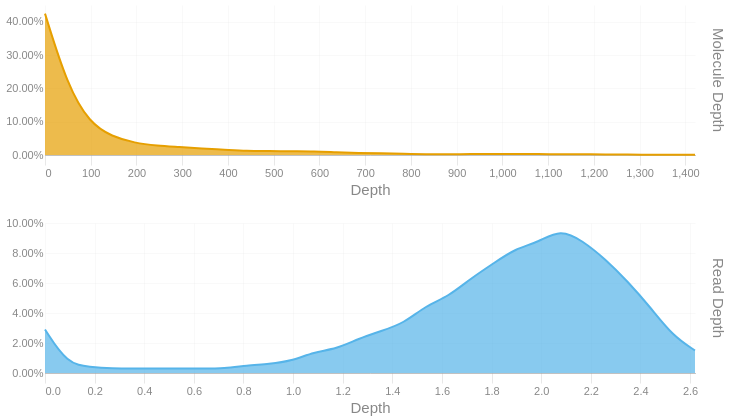

Source (notebook cell):
### Code cell
readdep = depth_hist(tb['Read Depth'], q99, 3)
readdep = readdep.with_columns(pl.lit('Read Depth').alias('Metric'))
if not SKIPLR:
    moldep = depth_hist(tb['Molecule Depth'], mol_q99, 1)
    moldep = moldep.with_columns(pl.lit('Molecule Depth').alias('Metric'))
    _hist = pl.concat([readdep, moldep])
    _hist = _hist.filter(pl.col('Proportion') != 0)
    with SafeRender(_hist):
        (
            alt.Chart(_hist)        
            .mark_area(interpolate = "basis")
            .encode(
                x=alt.X('Bin:Q').scale(domainMin=0).axis(alt.Axis(title='Depth')),
                y = alt.Y('Proportion:Q', title = None).axis(format = '.2%'),
                color = alt.Color('Metric:N').legend(None),
                row = alt.Row("Metric:N").header(title = None, labelOrient = 'right'),
                tooltip = [
                    alt.Tooltip("Metric:N", title = "Metric"),
                    alt.Tooltip('Interval:N', title = "Depth Interval"),
                    alt.Tooltip('Proportion:Q', title = "% Alignments").format('.2%')
                ]
            )
            .resolve_scale(x='independent', y='independent')
            .properties(
                height = 150, width = 650,
                usermeta={'embedOptions': {'downloadFileName': f'{samplename}.depth.hist'}}
            )
        ).display()
else:
    readdep = readdep.filter(pl.col('Proportion') != 0)
    with SafeRender(readdep):
        (
            alt.Chart(readdep)        
            .mark_area(interpolate = "basis")
            .encode(
                x=alt.X('Bin:Q').scale(domainMin=0).axis(alt.Axis(title='Depth')),
                y = alt.Y('Proportion:Q', title = None).axis(format = '.2%'),
                tooltip = [
                    alt.Tooltip('Interval:N', title = "Depth Interval"),
                    alt.Tooltip('Proportion:Q', title = "% Alignments").format('.2%')
                ]
            )
            .properties(
                usermeta={'embedOptions': {'downloadFileName': f'{samplename}.depth.hist'}}
            )
        ).display()

### Figure 1 — Vega-Lite specification as saved in the notebook (floating-point values rounded to 4 significant figures)
{"width": 650, "height": 150, "config": {"title": {"anchor": "start", "dy": -15, "fontSize": 18, "color": "#888888", "subtitleColor": "#888888", "subtitleFontSize": 14}, "arc": {"fill": "#0072B2"}, "axis": {"domainColor": "#888888", "domainWidth": 0.5, "gridWidth": 0.2, "grid": false, "titleFontWeight": 400, "titleFontSize": 15, "labelFontSize": 11, "labelColor": "#888888", "tickColor": "#888888", "tickWidth": 0.2, "titleColor": "#888888"}, "axisBand": {"grid": false}, "axisX": {"grid": true, "tickSize": 10, "domainCap": "round"}, "axisY": {"domain": false, "grid": true, "tickSize": 0, "domainCap": "round"}, "background": "transparent", "header": {"labelFontSize": 15, "labelColor": "#888888", "titleFontSize": 15, "titleFontWeight": 600, "titleColor": "#888888"}, "legend": {"labelFont": "sans-serif", "labelFontSize": 12, "labelColor": "#888888", "symbolSize": 100, "symbolType": "circle", "titleFontSize": 12, "titlePadding": 10, "titleColor": "#888888", "title": null}, "range": {"category": ["#E69F00", "#56B4E9", "#009E73", "#F0E442", "#0072B2", "#D55E00", "#CC79A7", "#000000"], "diverging": ["#cfe8f3", "#a2d4ec", "#73bfe2", "#46abdb", "#1696d2", "#12719e"]}, "area": {"fill": "#0072B2", "fillOpacity": 0.7, "line": true, "strokeOpacity": 0.7}, "line": {"color": "#0072B2", "stroke": "#0072B2", "strokeWidth": 2}, "trail": {"color": "#0072B2", "stroke": "#0072B2", "strokeWidth": 0, "size": 1}, "point": {"filled": true, "fillOpacity": 1.0, "size": 95}, "text": {"color": "#888888", "fontSize": 11, "align": "right", "fontWeight": 400, "size": 11}, "bar": {"fill": "#0072B2", "stroke": null}, "view": {"stroke": null, "continuousWidth": 660, "continuousHeight": 400}}, "data": {"name": "data-ea13b85cc49df65d2148a5360363bfdb"}, "mark": {"type": "area", "interpolate": "basis"}, "encoding": {"color": {"field": "Metric", "legend": null, "type": "nominal"}, "row": {"field": "Metric", "header": {"title": null, "labelOrient": "right"}, "type": "nominal"}, "tooltip": [{"field": "Metric", "title": "Metric", "type": "nominal"}, {"field": "Interval", "title": "Depth Interval", "type": "nominal"}, {"field": "Proportion", "format": ".2%", "title": "% Alignments", "type": "quantitative"}], "x": {"axis": {"title": "Depth"}, "field": "Bin", "scale": {"domainMin": 0}, "type": "quantitative"}, "y": {"axis": {"format": ".2%"}, "field": "Proportion", "title": null, "type": "quantitative"}}, "resolve": {"scale": {"x": "independent", "y": "independent"}}, "usermeta": {"embedOptions": {"downloadFileName": "S5_Kennetcook_3538.depth.hist"}}, "$schema": "https://vega.github.io/schema/vega-lite/v6.1.0.json", "datasets": {"data-ea13b85cc49df65d2148a5360363bfdb": [{"Bin": 0.0, "Interval": "0.0-0.09", "Proportion": 0.029, "Metric": "Read Depth"}, {"Bin": 0.09, "Interval": "0.09-0.181", "Proportion": 0.006, "Metric": "Read Depth"}, {"Bin": 0.181, "Interval": "0.181-0.271", "Proportion": 0.004, "Metric": "Read Depth"}, {"Bin": 0.271, "Interval": "0.271-0.361", "Proportion": 0.003, "Metric": "Read Depth"}, {"Bin": 0.361, "Interval": "0.361-0.452", "Proportion": 0.003, "Metric": "Read Depth"}, {"Bin": 0.452, "Interval": "0.452-0.542", "Proportion": 0.003, "Metric": "Read Depth"}, {"Bin": 0.542, "Interval": "0.542-0.632", "Proportion": 0.003, "Metric": "Read Depth"}, {"Bin": 0.632, "Interval": "0.632-0.723", "Proportion": 0.003, "Metric": "Read Depth"}, {"Bin": 0.723, "Interval": "0.723-0.813", "Proportion": 0.003, "Metric": "Read Depth"}, {"Bin": 0.813, "Interval": "0.813-0.903", "Proportion": 0.005, "Metric": "Read Depth"}, {"Bin": 0.903, "Interval": "0.903-0.994", "Proportion": 0.006, "Metric": "Read Depth"}, {"Bin": 0.994, "Interval": "0.994-1.084", "Proportion": 0.008, "Metric": "Read Depth"}, {"Bin": 1.084, "Interval": "1.084-1.174", "Proportion": 0.014, "Metric": "Read Depth"}, {"Bin": 1.174, "Interval": "1.174-1.265", "Proportion": 0.016, "Metric": "Read Depth"}, {"Bin": 1.265, "Interval": "1.265-1.355", "Proportion": 0.023, "Metric": "Read Depth"}, {"Bin": 1.355, "Interval": "1.355-1.445", "Proportion": 0.028, "Metric": "Read Depth"}, {"Bin": 1.445, "Interval": "1.445-1.536", "Proportion": 0.033, "Metric": "Read Depth"}, {"Bin": 1.536, "Interval": "1.536-1.626", "Proportion": 0.045, "Metric": "Read Depth"}, {"Bin": 1.626, "Interval": "1.626-1.716", "Proportion": 0.051, "Metric": "Read Depth"}, {"Bin": 1.716, "Interval": "1.716-1.807", "Proportion": 0.063, "Metric": "Read Depth"}, {"Bin": 1.807, "Interval": "1.807-1.897", "Proportion": 0.073, "Metric": "Read Depth"}, {"Bin": 1.897, "Interval": "1.897-1.987", "Proportion": 0.083, "Metric": "Read Depth"}, {"Bin": 1.987, "Interval": "1.987-2.078", "Proportion": 0.087, "Metric": "Read Depth"}, {"Bin": 2.078, "Interval": "2.078-2.168", "Proportion": 0.096, "Metric": "Read Depth"}, {"Bin": 2.168, "Interval": "2.168-2.258", "Proportion": 0.088, "Metric": "Read Depth"}, {"Bin": 2.258, "Interval": "2.258-2.349", "Proportion": 0.076, "Metric": "Read Depth"}, {"Bin": 2.349, "Interval": "2.349-2.439", "Proportion": 0.061, "Metric": "Read Depth"}, {"Bin": 2.439, "Interval": "2.439-2.529", "Proportion": 0.044, "Metric": "Read Depth"}, {"Bin": 2.529, "Interval": "2.529-2.62", "Proportion": 0.025, "Metric": "Read Depth"}, {"Bin": 2.62, "Interval": "2.62-2.71", "Proportion": 0.015, "Metric": "Read Depth"}, {"Bin": 0.0, "Interval": "0.0-49.0", "Proportion": 0.424, "Metric": "Molecule Depth"}, {"Bin": 49.0, "Interval": "49.0-98.0", "Proportion": 0.208, "Metric": "Molecule Depth"}, {"Bin": 98.0, "Interval": "98.0-147.0", "Proportion": 0.095, "Metric": "Molecule Depth"}, {"Bin": 147.0, "Interval": "147.0-196.0", "Proportion": 0.055, "Metric": "Molecule Depth"}, {"Bin": 196.0, "Interval": "196.0-245.0", "Proportion": 0.036, "Metric": "Molecule Depth"}, {"Bin": 245.0, "Interval": "245.0-294.0", "Proportion": 0.028, "Metric": "Molecule Depth"}, {"Bin": 294.0, "Interval": "294.0-343.0", "Proportion": 0.024, "Metric": "Molecule Depth"}, {"Bin": 343.0, "Interval": "343.0-392.0", "Proportion": 0.019, "Metric": "Molecule Depth"}, {"Bin": 392.0, "Interval": "392.0-441.0", "Proportion": 0.016, "Metric": "Molecule Depth"}, {"Bin": 441.0, "Interval": "441.0-490.0", "Proportion": 0.012, "Metric": "Molecule Depth"}, {"Bin": 490.0, "Interval": "490.0-539.1", "Proportion": 0.012, "Metric": "Molecule Depth"}, {"Bin": 539.1, "Interval": "539.1-588.1", "Proportion": 0.011, "Metric": "Molecule Depth"}, {"Bin": 588.1, "Interval": "588.1-637.1", "Proportion": 0.011, "Metric": "Molecule Depth"}, {"Bin": 637.1, "Interval": "637.1-686.1", "Proportion": 0.008, "Metric": "Molecule Depth"}, {"Bin": 686.1, "Interval": "686.1-735.1", "Proportion": 0.006, "Metric": "Molecule Depth"}, {"Bin": 735.1, "Interval": "735.1-784.1", "Proportion": 0.005, "Metric": "Molecule Depth"}, {"Bin": 784.1, "Interval": "784.1-833.1", "Proportion": 0.004, "Metric": "Molecule Depth"}, {"Bin": 833.1, "Interval": "833.1-882.1", "Proportion": 0.002, "Metric": "Molecule Depth"}, {"Bin": 882.1, "Interval": "882.1-931.1", "Proportion": 0.002, "Metric": "Molecule Depth"}, {"Bin": 931.1, "Interval": "931.1-980.1", "Proportion": 0.003, "Metric": "Molecule Depth"}, {"Bin": 980.1, "Interval": "980.1-1029.1", "Proportion": 0.003, "Metric": "Molecule Depth"}, {"Bin": 1029.0, "Interval": "1029.1-1078.1", "Proportion": 0.003, "Metric": "Molecule Depth"}, {"Bin": 1078.0, "Interval": "1078.1-1127.1", "Proportion": 0.003, "Metric": "Molecule Depth"}, {"Bin": 1127.0, "Interval": "1127.1-1176.1", "Proportion": 0.002, "Metric": "Molecule Depth"}, {"Bin": 1176.0, "Interval": "1176.1-1225.1", "Proportion": 0.002, "Metric": "Molecule Depth"}, {"Bin": 1225.0, "Interval": "1225.1-1274.1", "Proportion": 0.002, "Metric": "Molecule Depth"}, {"Bin": 1274.0, "Interval": "1274.1-1323.1", "Proportion": 0.001, "Metric": "Molecule Depth"}, {"Bin": 1323.0, "Interval": "1323.1-1372.1", "Proportion": 0.001, "Metric": "Molecule Depth"}, {"Bin": 1372.0, "Interval": "1372.1-1421.1", "Proportion": 0.001, "Metric": "Molecule Depth"}, {"Bin": 1421.0, "Interval": "1421.1-1470.14", "Proportion": 0.001, "Metric": "Molecule Depth"}]}}
